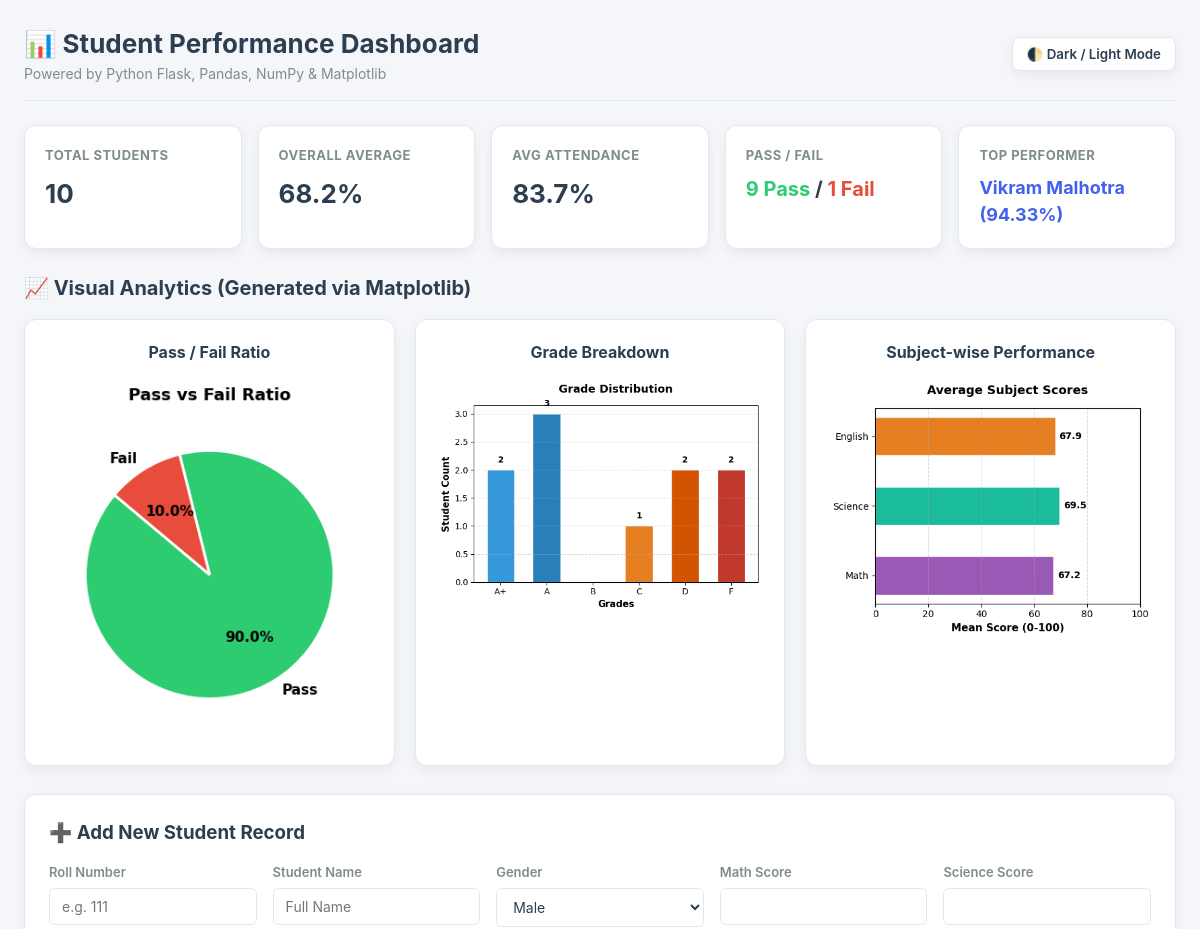
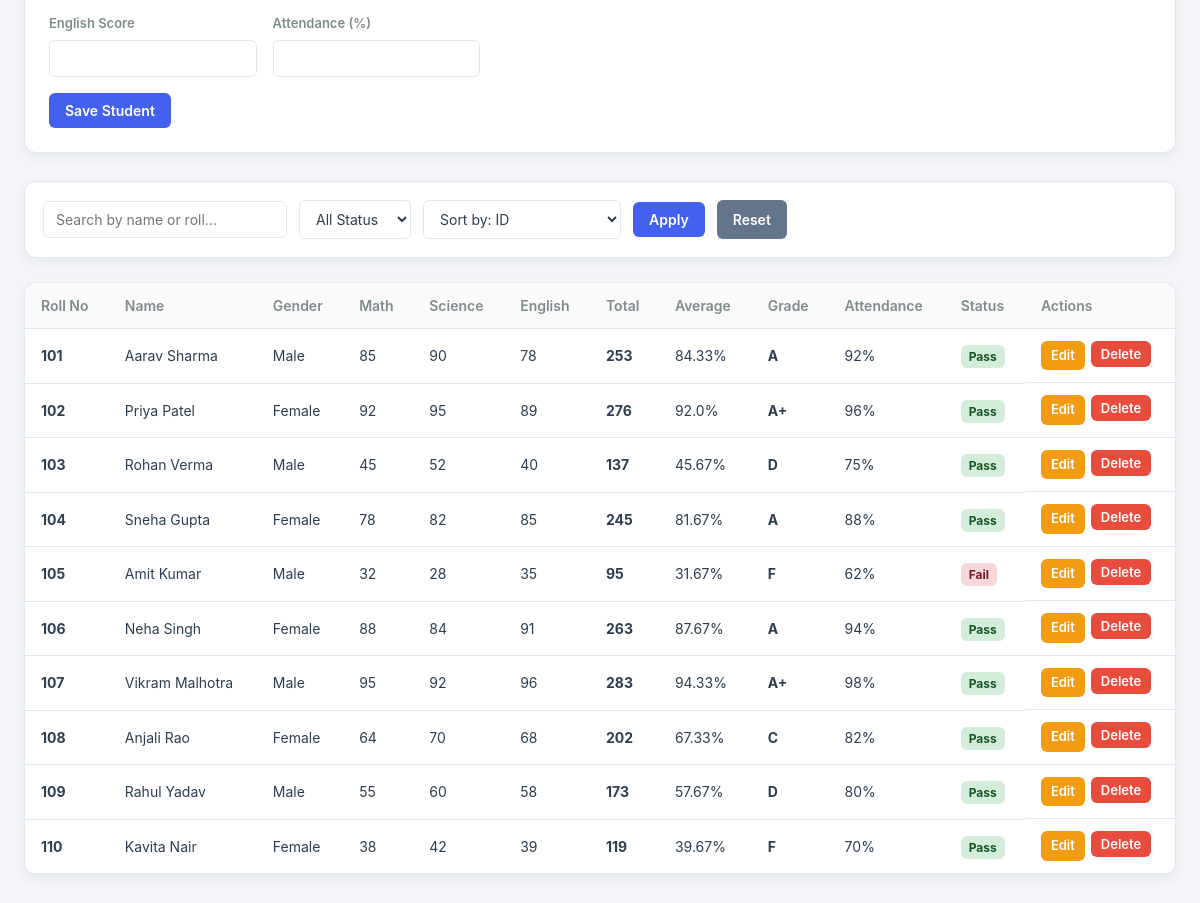
The page / on the database its author committed (2 pictures, top to bottom).
### tables this page shows
CREATE TABLE students (
            id INTEGER PRIMARY KEY AUTOINCREMENT,
            roll_no TEXT UNIQUE NOT NULL,
            name TEXT NOT NULL,
            gender TEXT,
            math_score INTEGER,
            science_score INTEGER,
            english_score INTEGER,
            attendance INTEGER,
            total_score INTEGER,
            average_score REAL,
            grade TEXT,
            status TEXT
        );

### app.py (the view)
@app.route("/")
def index():
    search = request.args.get("search", "").strip()
    sort_by = request.args.get("sort_by", "id")
    filter_status = request.args.get("filter_status", "All")
    conn = get_db_connection()
    query = "SELECT * FROM students"
    conditions = []
    params = []
    if search:
        conditions.append("(name LIKE ? OR roll_no LIKE ?)")
        params.extend([f"%{search}%", f"%{search}%"])
    if filter_status and filter_status != "All":
        conditions.append("status = ?")
        params.append(filter_status)
    if conditions:
        query += " WHERE " + " AND ".join(conditions)
    allowed_sorts = {
        "id": "id ASC",
        "roll_no": "CAST(roll_no AS INTEGER) ASC",
        "name": "name ASC",
        "total_score_desc": "total_score DESC",
        "attendance_desc": "attendance DESC"
    }
    query += " ORDER BY " + allowed_sorts.get(sort_by, "id ASC")
    students = conn.execute(query, params).fetchall()
    all_df = pd.read_sql_query("SELECT * FROM students", conn)
    conn.close()
    if not all_df.empty:
        total_students = int(len(all_df))
        avg_overall = float(np.round(all_df['average_score'].mean(), 2))
        avg_attendance = float(np.round(all_df['attendance'].mean(), 2))
        pass_count = int((all_df['status'] == 'Pass').sum())
        fail_count = int((all_df['status'] == 'Fail').sum())
        top_student = all_df.loc[all_df['total_score'].idxmax()].to_dict()
    else:
        total_students = avg_overall = avg_attendance = pass_count = fail_count = 0
        top_student = None
    pass_fail_chart, grade_chart, subject_chart = generate_matplotlib_charts(all_df)
    stats = {
        "total_students": total_students,
        "avg_overall": avg_overall,
        "avg_attendance": avg_attendance,
        "pass_count": pass_count,
        "fail_count": fail_count,
        "top_student": top_student
    }
    return render_template(
        "index.html",
        students=students,
        stats=stats,
        search=search,
        sort_by=sort_by,
        filter_status=filter_status,
        pass_fail_chart=pass_fail_chart,
        grade_chart=grade_chart,
        subject_chart=subject_chart
    )

### database.py (called while the page is built)
def get_db_connection():
    conn = sqlite3.connect(DB_FILE)
    conn.row_factory = sqlite3.Row
    return conn

### templates/index.html (shortened to what this page needs)
<!DOCTYPE html>
<html lang="en">
<head>
    <link rel="stylesheet" href="{{ url_for('static', filename='style.css') }}">
</head>
<body>
    <div class="container">
        <header class="header">
            <div>
                <h1>📊 Student Performance Dashboard</h1>
                <p style="color: var(--text-muted); font-size: 14px;">Powered by Python Flask, Pandas, NumPy & Matplotlib</p>
            </div>
            <button class="theme-toggle-btn" onclick="toggleTheme()">🌓 Dark / Light Mode</button>
        </header>
        <div class="stats-grid">
            <div class="stat-card">
                <h4>Total Students</h4>
                <div class="value">{{ stats.total_students }}</div>
            </div>
            <div class="stat-card">
                <h4>Overall Average</h4>
                <div class="value">{{ stats.avg_overall }}%</div>
            </div>
            <div class="stat-card">
                <h4>Avg Attendance</h4>
                <div class="value">{{ stats.avg_attendance }}%</div>
            </div>
            <div class="stat-card">
                <h4>Pass / Fail</h4>
                <div class="value" style="font-size: 20px;">
                    <span style="color: var(--success);">{{ stats.pass_count }} Pass</span> /
                    <span style="color: var(--danger);">{{ stats.fail_count }} Fail</span>
                </div>
            </div>
            <div class="stat-card">
                <h4>Top Performer</h4>
                <div class="value" style="font-size: 18px; color: var(--primary);">
                    {% if stats.top_student %}
                        {{ stats.top_student.name }} ({{ stats.top_student.average_score }}%)
                    {% else %}
                        N/A
                    {% endif %}
                </div>
            </div>
        </div>
        <h2 style="margin-bottom: 16px; font-size: 20px;">📈 Visual Analytics (Generated via Matplotlib)</h2>
        <div class="charts-grid">
            <div class="chart-card">
                <h3>Pass / Fail Ratio</h3>
                {% if pass_fail_chart %}
                    <img alt="Pass Fail Ratio Chart">
                {% else %}
                    <p>No chart data available</p>
                {% endif %}
            </div>
            <div class="chart-card">
                <h3>Grade Breakdown</h3>
                {% if grade_chart %}
                    <img alt="Grade Distribution Chart">
                {% else %}
                    <p>No chart data available</p>
                {% endif %}
            </div>
            <div class="chart-card">
                <h3>Subject-wise Performance</h3>
                {% if subject_chart %}
                    <img alt="Average Subject Scores Chart">
                {% else %}
                    <p>No chart data available</p>
                {% endif %}
            </div>
        </div>
        <div class="form-card">
            <h3>➕ Add New Student Record</h3>
            <form action="{{ url_for('add_student') }}" method="POST">
                <div class="form-grid">
                    <div class="form-group">
                        <label>Roll Number</label>
                        <input type="text" name="roll_no" class="form-control" placeholder="e.g. 111" required>
                    </div>
                    <div class="form-group">
                        <label>Student Name</label>
                        <input type="text" name="name" class="form-control" placeholder="Full Name" required>
                    </div>
                    <div class="form-group">
                        <label>Gender</label>
                        <select name="gender" class="form-control">
                            <option value="Male">Male</option>
                        </select>
                    </div>
                    <div class="form-group">
                        <label>Math Score</label>
                        <input type="number" name="math_score" class="form-control" min="0" max="100" required>
                    </div>
                    <div class="form-group">
                        <label>Science Score</label>
                        <input type="number" name="science_score" class="form-control" min="0" max="100" required>
                    </div>
                    <div class="form-group">
                        <label>English Score</label>
                        <input type="number" name="english_score" class="form-control" min="0" max="100" required>
                    </div>
                    <div class="form-group">
                        <label>Attendance (%)</label>
                        <input type="number" name="attendance" class="form-control" min="0" max="100" required>
                    </div>
                </div>
                <div style="margin-top: 16px;">
                    <button type="submit" class="btn btn-primary">Save Student</button>
                </div>
            </form>
        </div>
        <div class="controls-card">
            <form method="GET" action="{{ url_for('index') }}" class="filter-form">
                <input type="text" name="search" placeholder="Search by name or roll..." value="{{ search }}">
                <select name="filter_status">
                    <option value="All" {% if filter_status == 'All' %}selected{% endif %}>All Status</option>
                </select>
                <select name="sort_by">
                    <option value="id" {% if sort_by == 'id' %}selected{% endif %}>Sort by: ID</option>
                </select>
                <button type="submit" class="btn btn-primary">Apply</button>
                <a href="{{ url_for('index') }}" class="btn btn-secondary">Reset</a>
            </form>
        </div>
        <div class="table-card">
            <table>
                <thead>
                    <tr>
                        <th>Roll No</th>
                        <th>Name</th>
                        <th>Gender</th>
                        <th>Math</th>
                        <th>Science</th>
                        <th>English</th>
                        <th>Total</th>
                        <th>Average</th>
                        <th>Grade</th>
                        <th>Attendance</th>
                        <th>Status</th>
                        <th>Actions</th>
                    </tr>
                </thead>
                <tbody>
                    {% for s in students %}
                    <tr>
                        <td><strong>{{ s.roll_no }}</strong></td>
                        <td>{{ s.name }}</td>
                        <td>{{ s.gender }}</td>
                        <td>{{ s.math_score }}</td>
                        <td>{{ s.science_score }}</td>
                        <td>{{ s.english_score }}</td>
                        <td><strong>{{ s.total_score }}</strong></td>
                        <td>{{ s.average_score }}%</td>
                        <td><strong>{{ s.grade }}</strong></td>
                        <td>{{ s.attendance }}%</td>
                        <td>
                            <span class="badge {% if s.status == 'Pass' %}badge-pass{% else %}badge-fail{% endif %}">
                                {{ s.status }}
                            </span>
                        </td>
                        <td style="display: flex; gap: 6px;">
                            <a href="{{ url_for('edit_student', id=s.id) }}" class="btn btn-warning">Edit</a>
                            <form action="{{ url_for('delete_student', id=s.id) }}" method="POST" onsubmit="return confirm('Are you sure you want to delete this student?');">
                                <button type="submit" class="btn btn-danger" style="padding: 5px 10px; font-size: 13px;">Delete</button>
                            </form>
                        </td>
                    </tr>
                    {% else %}
                    <tr>
                        <td colspan="12" style="text-align: center; padding: 24px;">No student records found.</td>
                    </tr>
                    {% endfor %}
                </tbody>
            </table>
        </div>
    </div>
</body>
</html>

### static/style.css (style rules this page uses)
:root { --bg-color: #f4f6f9; --card-bg: #ffffff; --text-color: #2c3e50; --text-muted: #7f8c8d; --border-color: #e2e8f0; --primary: #4361ee; --primary-hover: #374fe0; --success: #2ecc71; --danger: #e74c3c; --warning: #f39c12; --info: #3498db; --shadow: 0 4px 12px rgba(0,0,0,0.06); }
* { margin: 0; padding: 0; box-sizing: border-box; font-family: -apple-system, BlinkMacSystemFont, "Segoe UI", Roboto, Oxygen, Ubuntu, Cantarell, sans-serif; }
body { background-color: var(--bg-color); color: var(--text-color); line-height: 1.5; transition: background-color 0.3s ease, color 0.3s ease; }
.container { max-width: 1240px; margin: 0 auto; padding: 24px; }
.header { display: flex; justify-content: space-between; align-items: center; margin-bottom: 24px; padding-bottom: 16px; border-bottom: 1px solid var(--border-color); }
.header h1 { font-size: 26px; font-weight: 700; }
.theme-toggle-btn { background: var(--card-bg); border: 1px solid var(--border-color); color: var(--text-color); padding: 8px 14px; border-radius: 8px; cursor: pointer; font-weight: 600; box-shadow: var(--shadow); }
.stats-grid { display: grid; grid-template-columns: repeat(auto-fit, minmax(200px, 1fr)); gap: 16px; margin-bottom: 24px; }
.stat-card { background: var(--card-bg); padding: 20px; border-radius: 12px; border: 1px solid var(--border-color); box-shadow: var(--shadow); }
.stat-card h4 { font-size: 13px; color: var(--text-muted); text-transform: uppercase; letter-spacing: 0.5px; margin-bottom: 8px; }
.stat-card .value { font-size: 26px; font-weight: 700; color: var(--text-color); }
.charts-grid { display: grid; grid-template-columns: repeat(auto-fit, minmax(340px, 1fr)); gap: 20px; margin-bottom: 28px; }
.chart-card { background: var(--card-bg); padding: 20px; border-radius: 12px; border: 1px solid var(--border-color); box-shadow: var(--shadow); text-align: center; }
.chart-card h3 { font-size: 16px; margin-bottom: 14px; color: var(--text-color); }
.chart-card img { max-width: 100%; height: auto; border-radius: 8px; }
.controls-card { background: var(--card-bg); padding: 18px; border-radius: 12px; border: 1px solid var(--border-color); box-shadow: var(--shadow); margin-bottom: 24px; }
.filter-form { display: flex; flex-wrap: wrap; gap: 12px; align-items: center; }
.filter-form input, .filter-form select, .form-control { padding: 9px 12px; border: 1px solid var(--border-color); border-radius: 6px; background: var(--card-bg); color: var(--text-color); font-size: 14px; }
.filter-form button, .btn { padding: 9px 16px; border-radius: 6px; cursor: pointer; font-weight: 600; border: none; font-size: 14px; }
.btn-primary { background: var(--primary); color: #fff; }
.btn-secondary { background: #64748b; color: #fff; text-decoration: none; }
.btn-danger { background: var(--danger); color: #fff; }
.btn-warning { background: var(--warning); color: #fff; text-decoration: none; padding: 5px 10px; font-size: 13px; }
.table-card { background: var(--card-bg); border-radius: 12px; border: 1px solid var(--border-color); box-shadow: var(--shadow); overflow-x: auto; margin-bottom: 28px; }
table { width: 100%; border-collapse: collapse; text-align: left; }
th, td { padding: 12px 16px; border-bottom: 1px solid var(--border-color); font-size: 14px; }
th { background: rgba(0,0,0,0.02); font-weight: 600; color: var(--text-muted); }
.badge { padding: 4px 8px; border-radius: 6px; font-size: 12px; font-weight: 700; }
.badge-pass { background: #d4edda; color: #155724; }
.badge-fail { background: #f8d7da; color: #721c24; }
.form-card { background: var(--card-bg); padding: 24px; border-radius: 12px; border: 1px solid var(--border-color); box-shadow: var(--shadow); margin-bottom: 28px; }
.form-grid { display: grid; grid-template-columns: repeat(auto-fit, minmax(180px, 1fr)); gap: 16px; margin-top: 16px; }
.form-group { display: flex; flex-direction: column; gap: 6px; }
.form-group label { font-size: 13px; font-weight: 600; color: var(--text-muted); }

### rows shown on the page
students: top_student.name "Vikram Malhotra", top_student.average_score "94.33", roll_no "107", name "Vikram Malhotra", gender "Male", math_score "95", science_score "92", english_score "96", total_score "283", average_score "94.33", grade "A+", attendance "98", status "Pass"
students: roll_no "101", name "Aarav Sharma", gender "Male", math_score "85", science_score "90", english_score "78", total_score "253", average_score "84.33", grade "A", attendance "92", status "Pass"
students: roll_no "102", name "Priya Patel", gender "Female", math_score "92", science_score "95", english_score "89", total_score "276", average_score "92.0", grade "A+", attendance "96", status "Pass"
students: roll_no "103", name "Rohan Verma", gender "Male", math_score "45", science_score "52", english_score "40", total_score "137", average_score "45.67", grade "D", attendance "75", status "Pass"
students: roll_no "104", name "Sneha Gupta", gender "Female", math_score "78", science_score "82", english_score "85", total_score "245", average_score "81.67", grade "A", attendance "88", status "Pass"
students: roll_no "105", name "Amit Kumar", gender "Male", math_score "32", science_score "28", english_score "35", total_score "95", average_score "31.67", grade "F", attendance "62", status "Fail"
students: roll_no "106", name "Neha Singh", gender "Female", math_score "88", science_score "84", english_score "91", total_score "263", average_score "87.67", grade "A", attendance "94", status "Pass"
students: roll_no "108", name "Anjali Rao", gender "Female", math_score "64", science_score "70", english_score "68", total_score "202", average_score "67.33", grade "C", attendance "82", status "Pass"
students: roll_no "109", name "Rahul Yadav", gender "Male", math_score "55", science_score "60", english_score "58", total_score "173", average_score "57.67", grade "D", attendance "80", status "Pass"
students: roll_no "110", name "Kavita Nair", gender "Female", math_score "38", science_score "42", english_score "39", total_score "119", average_score "39.67", grade "F", attendance "70", status "Pass"

### other values the page prints
{{ stats.total_students }} "10"
{{ stats.avg_overall }} "68.2"
{{ stats.avg_attendance }} "83.7"
{{ stats.pass_count }} "9"
{{ stats.fail_count }} "1"
